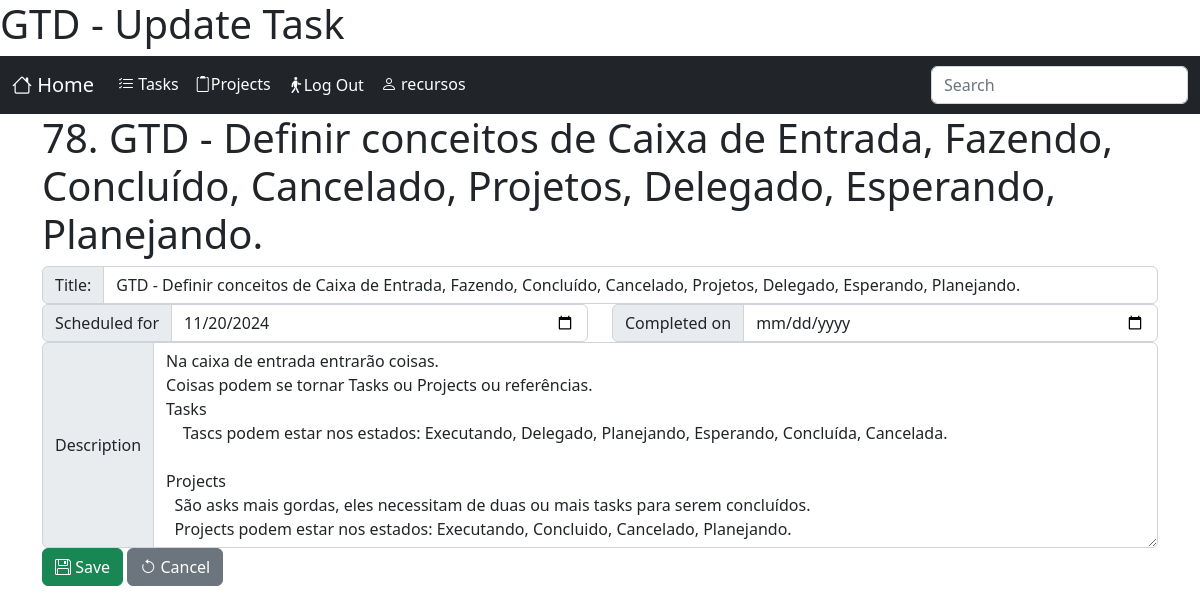
Screenshot of /tasks/task/78/update/?next=/tasks/display_tasks/ (signed in) with the database file from the repository.
### tasks/models.py (models this page shows, shortened)
class Task(models.Model):
    TYPE_CHOICES = {
        'ST': 'Stuff',
        'TK': 'Task',
        'PJ': 'Project',
        'RF': 'Reference',
    }
    user = models.ForeignKey(settings.AUTH_USER_MODEL, verbose_name='User', on_delete=models.CASCADE)
    type = models.CharField('Type', max_length=2, choices=TYPE_CHOICES, default='TK')
    title = models.CharField("Title", max_length=160)
    description = models.TextField("description", blank=True, null=True)
    dt_scheduled = models.DateTimeField("Scheduled for", blank=True, null=True, default=defautlSchedule)
    dt_completed = models.DateTimeField("Completed on", blank=True, null=True)
    dt_canceled  = models.DateTimeField("Completed on", blank=True, null=True)
    created = models.DateTimeField('Created', auto_now_add=True, null=True)
    modified = models.DateTimeField('Modified', auto_now=True, null=True)
    class Meta:
        verbose_name = 'Task'
        verbose_name_plural = 'Tasks'
        ordering = ['user', 'dt_completed','dt_scheduled']

### tasks/views.py (the view, shortened to what this page needs)
# urls.py: path('task/<int:pk>/update/', TaskUpdateView.as_view(), name='update_task'),
class TaskUpdateView(LoginRequiredMixin, UpdateView):
    template_name = 'tasks/update_task.html'
    model = Task
    fields = ['title', 'description', 'dt_scheduled', 'dt_completed']
    def get_object(self, queryset=None):
        obj = super().get_object(queryset)
        if obj.user != self.request.user:
            raise PermissionDenied("You has no permission to edit this Task.")
        return obj

### tasks/templates/tasks/update_task.html (shortened to what this page needs)
{% extends 'core.html' %}
{% load static %}
{% block content %}
<h1>{{object.pk}}. {{object.title}}</h1>
<form class="" method="post" action="{% url 'tasks:update_task' object.pk %}">
    <fieldset>
      <div class="row form-group{% if form.title.errors %} has-error {% endif %}">
        <div class="input-group">
            <label for="id_title" class="input-group-text">Title:</label><input type="text" class="form-control" name="title" id="id_title" placeholder="Insert a task and press <ENTER>" value="{{object.title}}">
        </div>
      </div>
      <div class="row">
          <div class="col-6 form-group{% if form.dt_scheduled.errors %} has-error {% endif %}">
            <div class="input-group">
                <label for="id_dt_scheduled" class="input-group-text">Scheduled for</label><input type="date" class="form-control" name="dt_scheduled" id="id_dt_scheduled" value="{{object.dt_scheduled|date:'Y-m-d'|default:''}}" placeholder="Date">
            </div>
          </div>
          <div class="col-6 form-group{% if form.dt_completed.errors %} has-error {% endif %}">
            <div class="input-group">
                <label for="id_dt_completed" class="input-group-text">Completed on</label><input type="date" class="form-control" name="dt_completed" id="id_dt_completed" value="{{object.dt_completed|date:'Y-m-d'|default:''}}" placeholder="Date">
            </div>
          </div>
      </div>
      <div class="row form-group{% if form.description.errors %} has-error {% endif %}">
        <div class="col input-group">
            <label class="input-group-text" for="id_description">Description</label>
            <textarea class="form-control" placeholder="What is this task" id="id_description" name="description" rows="8">{{object.description|default:''}}</textarea>
        </div>
      </div>
      <div class="row">
          <div class="col">
              <button class="btn btn-success" type="submit"><i class="bi bi-floppy"></i> Save</button>
              <button class="btn btn-secondary" type="reset"><i class="bi bi-arrow-counterclockwise"></i> Cancel</button>
          </div>
      </div>
    </fieldset>
</form>
{%endblock%}

### core/templates/core.html (shortened to what this page needs)
<!DOCTYPE html>
<html lang="en">
<head>
    <link href="https://cdn.jsdelivr.net/npm/bootstrap@5.2.3/dist/css/bootstrap.min.css" rel="stylesheet">
    <link rel="stylesheet" href="https://cdn.jsdelivr.net/npm/bootstrap-icons@1.11.3/font/bootstrap-icons.min.css">
</head>
<body>
  <header>
      <h1>
      </h1>
  </header>
  <nav class="navbar navbar-expand-sm navbar-dark bg-dark">
    <div class="container-fluid">
        <a class="navbar-brand" href="{% url 'index' %}"><i class="bi bi-house"></i> Home</a>
        <div class="collapse navbar-collapse" id="navbarSupportedContent">
            <ul class="navbar-nav me-auto mb-2 mb-lg-0">
                {% block nav %}
                    <li class="nav-item">
                      <a class="nav-link active" aria-current="page" href="{% url 'tasks:index' %}"><i class="bi bi-list-check"></i> Tasks</a>
                    </li>
                    <li class="nav-item">
                        <a class="nav-link active" aria-current="page" href="{% url 'tasks:index' %}"><i class="bi bi-clipboard2"></i>Projects</a>
                    </li>
                {% endblock %}
                {% if user.is_authenticated %}
                    <li class="nav-item">
                        <form action="{% url 'logout' %}" method="post">{% csrf_token %}<button type="submit" class="nav-link active btn btn-link" aria-current="page"><i class="bi bi-person-walking"></i>Log Out</button></form>
                    </li>
                    <li class="nav-item">
                      <a class="nav-link active" aria-current="page" href="#"><i class="bi bi-person"></i> {{ user.username }}</a>
                    </li>
                {% endif %}
            </ul>
            <form role="search">
                <input class="form-control" type="search" placeholder="Search" aria-label="Search">
            </form>
        </div>
    </div>
  </nav>
  <main class="container">
    {% block content %}{% endblock %}
  </main>
</body>
</html>

### rows the page displays
Task: pk "78", title "GTD - Definir conceitos de Caixa de Entrada, Fazendo, Concluído, Cancelado, Projetos, Delegado, Esperando, Planejando.", dt_scheduled "11/20/2024", description "Na caixa de entrada entrarão coisas. Coisas podem se tornar Tasks ou Projects ou referências. Tasks Tascs podem estar nos estados: Executando, Delegado, Planejando, Esperando, Concluída, Cancelada. Projects São asks mais gordas, eles necessitam de duas ou mais tasks para serem concluídos. Projects podem estar nos estados: Executando, Concluido, Cancelado, Planejando."

### other values shown
{{ user.username }} "recursos"
